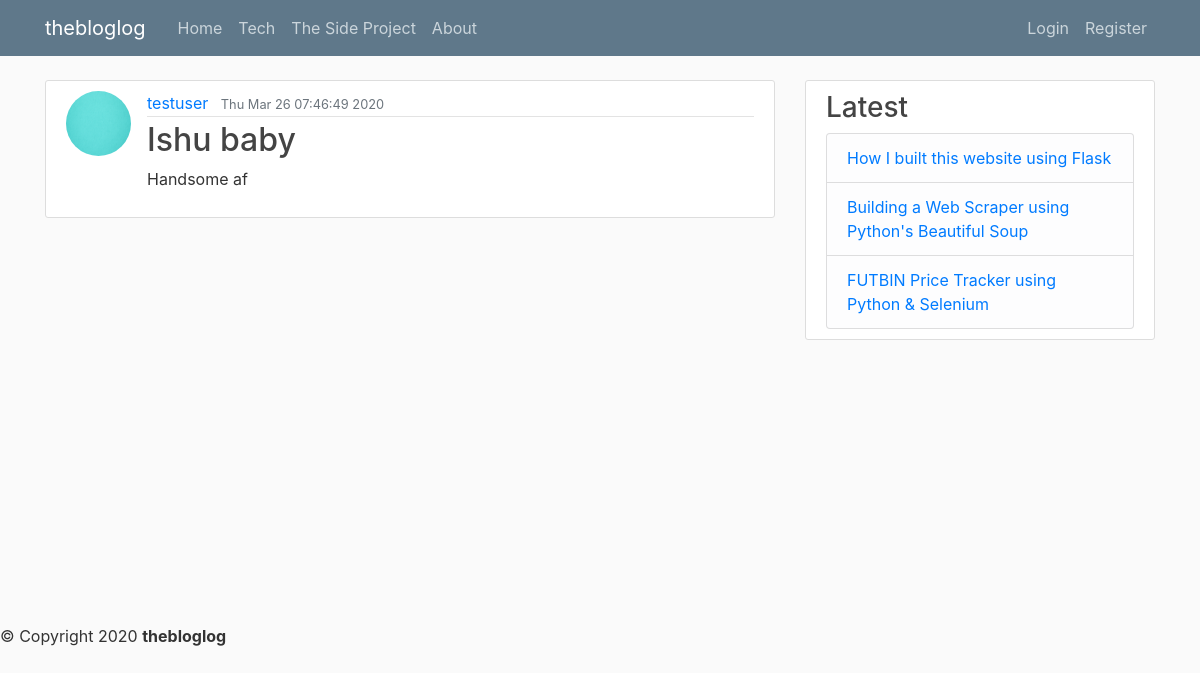
/post/4, run on an earlier commit of the app's database.
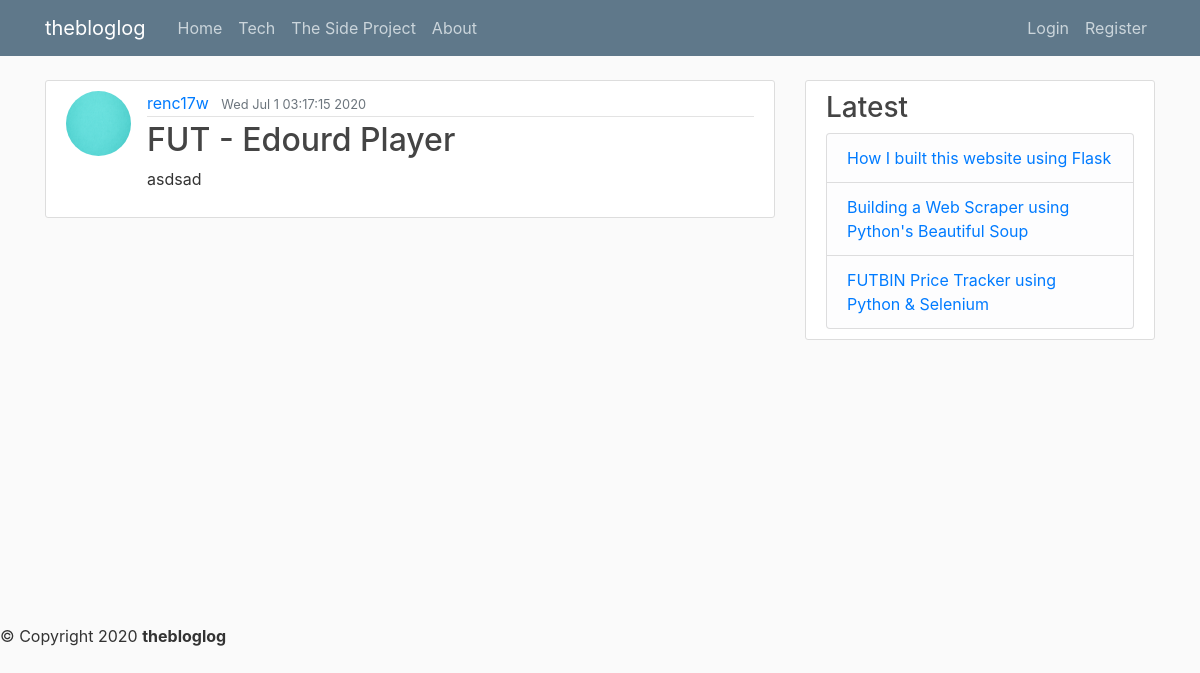
And on a later commit of the database.
### flaskblog/models.py (models this page shows, shortened)
class User(db.Model, UserMixin):
    id = db.Column(db.Integer, primary_key=True)
    username = db.Column(db.String(20), unique=True, nullable=False)
    email = db.Column(db.String(120), unique=True, nullable=False)
    image_file = db.Column(db.String(60), nullable=False, default='default.jpg')
    password = db.Column(db.String(60), nullable=False)  # the password is going to be hashed which will
    posts = db.relationship('Post', backref='author', lazy=True)

class Post(db.Model):
    id = db.Column(db.Integer, primary_key=True)
    title = db.Column(db.String(100), nullable=False)
    date_posted = db.Column(db.DateTime, nullable=False, default=datetime.utcnow)
    content = db.Column(db.Text, nullable=False)
    user_id = db.Column(db.Integer, db.ForeignKey('user.id'), nullable=False)

### flaskblog/posts/routes.py (the view)
@posts.route("/post/<int:post_id>")
def post(post_id):
    post = Post.query.get_or_404(post_id)
    return render_template('post.html', title=post.title, post=post)

### flaskblog/templates/post.html (shortened to what this page needs)
{% extends "layout.html" %}
{% block content %}
    <article class="media content-section">
        <img class="rounded-circle article-img" src="{{ url_for('static', filename='profile_pics/' + post.author.image_file) }}">
        <div class="media-body">
            <div class="article-metadata">
                <a class="mr-2" href="{{ url_for('users.user_posts', username=post.author.username) }}">{{ post.author.username }}</a>
                <small class="text-muted">{{ post.date_posted.strftime('%c') }}</small>
            </div>
            <h2 class="article-title"> {{ post.title }}</h2>
            <p class="article-content">{{ post.content }}</p>
        </div>
    </article>
{% endblock content %}

What changed in the data, as far as the page shows it:
no longer on this page (row unchanged): User: image_file (placeholder picture), author.username "testuser"
now on this page (row edited): User: image_file (placeholder picture), author.username "renc17w"
changed Post: date_posted "Thu Mar 26 07:46:49 2020" → "Wed Jul 1 03:17:15 2020"; title "Ishu baby" → "FUT - Edourd Player"; content "Handsome af" → "asdsad"
